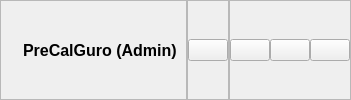
        <widget class="QWidget" name="headerContainer" native="true">
         <layout class="QHBoxLayout" name="horizontalLayout_15">
          <property name="spacing">
           <number>0</number>
          </property>
          <property name="leftMargin">
           <number>0</number>
          </property>
          <property name="topMargin">
           <number>0</number>
          </property>
          <property name="rightMargin">
           <number>0</number>
          </property>
          <property name="bottomMargin">
           <number>0</number>
          </property>
          <item>
           <widget class="QFrame" name="frame_159">
            <property name="frameShape">
             <enum>QFrame::StyledPanel</enum>
            </property>
            <property name="frameShadow">
             <enum>QFrame::Raised</enum>
            </property>
            <layout class="QHBoxLayout" name="horizontalLayout_17">
             <property name="spacing">
              <number>6</number>
             </property>
             <property name="leftMargin">
              <number>9</number>
             </property>
             <property name="topMargin">
              <number>9</number>
             </property>
             <property name="rightMargin">
              <number>9</number>
             </property>
             <property name="bottomMargin">
              <number>9</number>
             </property>
             <item>
              <widget class="QLabel" name="label_74">
               <property name="maximumSize">
                <size>
                 <width>30</width>
                 <height>30</height>
                </size>
               </property>
               <property name="text">
                <string/>
               </property>
               <property name="pixmap">
                <pixmap resource="res.qrc">:/images/logo.png</pixmap>
               </property>
               <property name="scaledContents">
                <bool>true</bool>
               </property>
              </widget>
             </item>
             <item>
              <widget class="QLabel" name="label_75">
               <property name="font">
                <font>
                 <family>MS Sans Serif</family>
                 <pointsize>12</pointsize>
                 <weight>75</weight>
                 <bold>true</bold>
                </font>
               </property>
               <property name="text">
                <string>PreCalGuro (Admin)</string>
               </property>
              </widget>
             </item>
            </layout>
           </widget>
          </item>
          <item alignment="Qt::AlignHCenter">
           <widget class="QFrame" name="frame_160">
            <property name="frameShape">
             <enum>QFrame::StyledPanel</enum>
            </property>
            <property name="frameShadow">
             <enum>QFrame::Raised</enum>
            </property>
            <layout class="QHBoxLayout" name="horizontalLayout_20">
             <property name="spacing">
              <number>0</number>
             </property>
             <property name="leftMargin">
              <number>0</number>
             </property>
             <property name="topMargin">
              <number>0</number>
             </property>
             <property name="rightMargin">
              <number>0</number>
             </property>
             <property name="bottomMargin">
              <number>0</number>
             </property>
             <item>
              <widget class="QPushButton" name="profileMenu_pushButton">
               <property name="toolTip">
                <string>Profile</string>
               </property>
               <property name="styleSheet">
                <string notr="true">#profileMenu_pushButton:hover{
background-color: rgb(36, 63, 71);
	border-radius: 5px
}
#profileMenu_pushButton:pressed{
background-color: rgb(117, 171, 181);
}</string>
               </property>
               <property name="text">
                <string/>
               </property>
               <property name="icon">
                <iconset resource="res.qrc">
                 <normaloff>:/icons/icons/user.svg</normaloff>:/icons/icons/user.svg</iconset>
               </property>
               <property name="iconSize">
                <size>
                 <width>30</width>
                 <height>30</height>
                </size>
               </property>
              </widget>
             </item>
            </layout>
           </widget>
          </item>
          <item alignment="Qt::AlignRight">
           <widget class="QFrame" name="frame_161">
            <property name="frameShape">
             <enum>QFrame::StyledPanel</enum>
            </property>
            <property name="frameShadow">
             <enum>QFrame::Raised</enum>
            </property>
            <layout class="QHBoxLayout" name="horizontalLayout_21">
             <property name="spacing">
              <number>0</number>
             </property>
             <property name="leftMargin">
              <number>0</number>
             </property>
             <property name="topMargin">
              <number>0</number>
             </property>
             <property name="rightMargin">
              <number>0</number>
             </property>
             <property name="bottomMargin">
              <number>0</number>
             </property>
             <item>
              <widget class="QPushButton" name="minimizeBtn">
               <property name="toolTip">
                <string>Restore Window</string>
               </property>
               <property name="text">
                <string/>
               </property>
               <property name="icon">
                <iconset resource="res.qrc">
                 <normaloff>:/icons/icons/minus.svg</normaloff>:/icons/icons/minus.svg</iconset>
               </property>
              </widget>
             </item>
             <item>
              <widget class="QPushButton" name="restoreBtn">
               <property name="text">
                <string/>
               </property>
               <property name="icon">
                <iconset resource="res.qrc">
                 <normaloff>:/icons/icons/square.svg</normaloff>:/icons/icons/square.svg</iconset>
               </property>
              </widget>
             </item>
             <item>
              <widget class="QPushButton" name="closeBtn">
               <property name="toolTip">
                <string>Close Window</string>
               </property>
               <property name="styleSheet">
                <string notr="true"/>
               </property>
               <property name="text">
                <string/>
               </property>
               <property name="icon">
                <iconset resource="res.qrc">
                 <normaloff>:/icons/icons/x.svg</normaloff>:/icons/icons/x.svg</iconset>
               </property>
              </widget>
             </item>
            </layout>
           </widget>
          </item>
         </layout>
        </widget>
